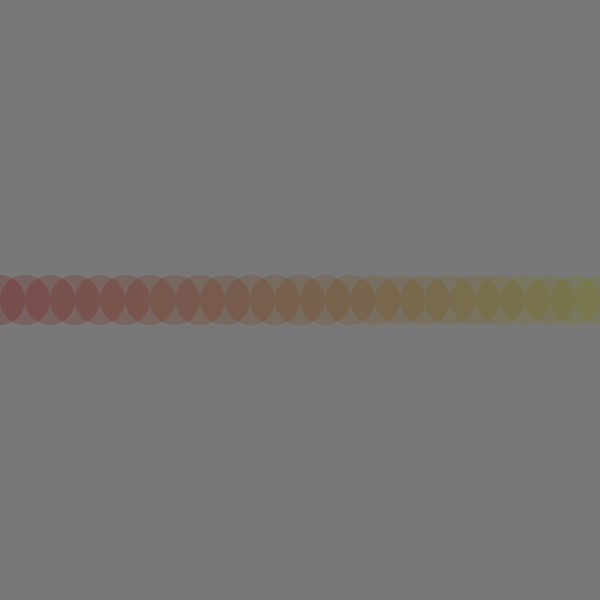
Frame 1 (no input)
Frame 60 (the mouse pressed at the canvas centre just before this capture): identical to frame 1, image omitted
Frame 120 (the mouse held since frame 60 and released just before this capture): identical to frame 1, image omitted

The Processing sketch that drew this single still picture (run headless with seeded random() and noise(); from frame 60 on, the mouse is pressed at the canvas centre):

// Processing sketch: C1W10_color
// ── C1W10_color.pde


void setup(){
 size(600,600);
 colorMode(RGB);
 color c = color (255, 0, 200, 100);
 background (c);
 
}


void draw(){
  color from = color(255, 0, 0, 50);
  color to = color (255, 255, 0, 50);
  color result = lerpColor(from, to, .5);
  
  background(120);
  blendMode(MULTIPLY);
  for (int i=0; i<=width; i+=25){
    noStroke();
    fill(lerpColor(from, to, map(i, 0, width, 0,1)));
    ellipse (i, height/2, 50,50);
  }
  
}
